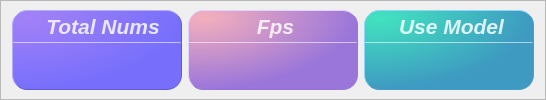
                <widget class="QFrame" name="QF_Group">
                 <property name="minimumSize">
                  <size>
                   <width>0</width>
                   <height>100</height>
                  </size>
                 </property>
                 <property name="maximumSize">
                  <size>
                   <width>16777215</width>
                   <height>100</height>
                  </size>
                 </property>
                 <property name="styleSheet">
                  <string notr="true">QFrame#QF_Group{
background-color: rgb(238, 242, 255);
border:2px solid rgb(255, 255, 255);
border-radius:15px;
}</string>
                 </property>
                 <property name="frameShape">
                  <enum>QFrame::StyledPanel</enum>
                 </property>
                 <property name="frameShadow">
                  <enum>QFrame::Raised</enum>
                 </property>
                 <layout class="QHBoxLayout" name="horizontalLayout_3">
                  <property name="topMargin">
                   <number>9</number>
                  </property>
                  <property name="bottomMargin">
                   <number>15</number>
                  </property>
                  <item>
                   <widget class="QFrame" name="Class_QF">
                    <property name="minimumSize">
                     <size>
                      <width>170</width>
                      <height>80</height>
                     </size>
                    </property>
                    <property name="maximumSize">
                     <size>
                      <width>170</width>
                      <height>80</height>
                     </size>
                    </property>
                    <property name="toolTipDuration">
                     <number>0</number>
                    </property>
                    <property name="styleSheet">
                     <string notr="true">QFrame#Class_QF{
color: rgb(255, 255, 255);
border-radius: 15px;
background-color: qradialgradient(cx:0, cy:0, radius:1, fx:0.1, fy:0.1, stop:0 rgb(162, 129, 247),  stop:1 rgb(119, 111, 252));
border: 1px outset rgb(98, 91, 213);
}
</string>
                    </property>
                    <property name="frameShape">
                     <enum>QFrame::StyledPanel</enum>
                    </property>
                    <property name="frameShadow">
                     <enum>QFrame::Raised</enum>
                    </property>
                    <layout class="QVBoxLayout" name="verticalLayout_7" stretch="0,2,1">
                     <property name="spacing">
                      <number>0</number>
                     </property>
                     <property name="leftMargin">
                      <number>0</number>
                     </property>
                     <property name="topMargin">
                      <number>0</number>
                     </property>
                     <property name="rightMargin">
                      <number>0</number>
                     </property>
                     <property name="bottomMargin">
                      <number>0</number>
                     </property>
                     <item>
                      <widget class="QFrame" name="Class_top">
                       <property name="styleSheet">
                        <string notr="true">border:none</string>
                       </property>
                       <property name="frameShape">
                        <enum>QFrame::StyledPanel</enum>
                       </property>
                       <property name="frameShadow">
                        <enum>QFrame::Raised</enum>
                       </property>
                       <layout class="QHBoxLayout" name="horizontalLayout_6">
                        <property name="spacing">
                         <number>0</number>
                        </property>
                        <property name="leftMargin">
                         <number>0</number>
                        </property>
                        <property name="topMargin">
                         <number>3</number>
                        </property>
                        <property name="rightMargin">
                         <number>0</number>
                        </property>
                        <property name="bottomMargin">
                         <number>3</number>
                        </property>
                        <item>
                         <widget class="QLabel" name="label_esti">
                          <property name="maximumSize">
                           <size>
                            <width>16777215</width>
                            <height>30</height>
                           </size>
                          </property>
                          <property name="font">
                           <font>
                            <family>Segoe UI</family>
                            <pointsize>16</pointsize>
                            <italic>true</italic>
                            <bold>true</bold>
                           </font>
                          </property>
                          <property name="styleSheet">
                           <string notr="true">color: rgba(255, 255, 255,210);
padding-left:12px;
font: 700 italic 16pt &quot;Segoe UI&quot;;</string>
                          </property>
                          <property name="text">
                           <string>Total Nums</string>
                          </property>
                          <property name="alignment">
                           <set>Qt::AlignCenter</set>
                          </property>
                          <property name="indent">
                           <number>0</number>
                          </property>
                         </widget>
                        </item>
                       </layout>
                      </widget>
                     </item>
                     <item>
                      <widget class="Line" name="line_2">
                       <property name="maximumSize">
                        <size>
                         <width>16777215</width>
                         <height>1</height>
                        </size>
                       </property>
                       <property name="styleSheet">
                        <string notr="true">background-color: rgba(255, 255, 255, 89);</string>
                       </property>
                       <property name="orientation">
                        <enum>Qt::Horizontal</enum>
                       </property>
                      </widget>
                     </item>
                     <item>
                      <widget class="QFrame" name="Class_bottom">
                       <property name="styleSheet">
                        <string notr="true">border:none</string>
                       </property>
                       <property name="frameShape">
                        <enum>QFrame::StyledPanel</enum>
                       </property>
                       <property name="frameShadow">
                        <enum>QFrame::Raised</enum>
                       </property>
                       <layout class="QVBoxLayout" name="verticalLayout_8">
                        <property name="spacing">
                         <number>0</number>
                        </property>
                        <property name="leftMargin">
                         <number>0</number>
                        </property>
                        <property name="topMargin">
                         <number>6</number>
                        </property>
                        <property name="rightMargin">
                         <number>0</number>
                        </property>
                        <property name="bottomMargin">
                         <number>6</number>
                        </property>
                        <item alignment="Qt::AlignTop">
                         <widget class="QLabel" name="label_estishow">
                          <property name="minimumSize">
                           <size>
                            <width>0</width>
                            <height>30</height>
                           </size>
                          </property>
                          <property name="maximumSize">
                           <size>
                            <width>16777215</width>
                            <height>30</height>
                           </size>
                          </property>
                          <property name="font">
                           <font>
                            <family>Microsoft YaHei UI</family>
                            <pointsize>17</pointsize>
                            <italic>false</italic>
                            <bold>false</bold>
                            <underline>false</underline>
                           </font>
                          </property>
                          <property name="styleSheet">
                           <string notr="true">color: rgb(255, 255, 255);
font: 17pt &quot;Microsoft YaHei UI&quot;;</string>
                          </property>
                          <property name="text">
                           <string/>
                          </property>
                          <property name="alignment">
                           <set>Qt::AlignCenter</set>
                          </property>
                         </widget>
                        </item>
                       </layout>
                      </widget>
                     </item>
                    </layout>
                   </widget>
                  </item>
                  <item>
                   <widget class="QFrame" name="Fps_QF">
                    <property name="minimumSize">
                     <size>
                      <width>170</width>
                      <height>80</height>
                     </size>
                    </property>
                    <property name="maximumSize">
                     <size>
                      <width>170</width>
                      <height>80</height>
                     </size>
                    </property>
                    <property name="toolTipDuration">
                     <number>0</number>
                    </property>
                    <property name="styleSheet">
                     <string notr="true">QFrame#Fps_QF{
color: rgb(255, 255, 255);
border-radius: 15px;
background-color: qradialgradient(cx:0, cy:0, radius:1, fx:0.1, fy:0.1, stop:0 rgb(243, 175, 189),  stop:1 rgb(155, 118, 218));
border: 1px outset rgb(153, 117, 219)
}
</string>
                    </property>
                    <property name="frameShape">
                     <enum>QFrame::StyledPanel</enum>
                    </property>
                    <property name="frameShadow">
                     <enum>QFrame::Raised</enum>
                    </property>
                    <layout class="QVBoxLayout" name="verticalLayout_11" stretch="0,2,1">
                     <property name="spacing">
                      <number>0</number>
                     </property>
                     <property name="leftMargin">
                      <number>0</number>
                     </property>
                     <property name="topMargin">
                      <number>0</number>
                     </property>
                     <property name="rightMargin">
                      <number>0</number>
                     </property>
                     <property name="bottomMargin">
                      <number>0</number>
                     </property>
                     <item>
                      <widget class="QFrame" name="Fps_top">
                       <property name="styleSheet">
                        <string notr="true">border:none</string>
                       </property>
                       <property name="frameShape">
                        <enum>QFrame::StyledPanel</enum>
                       </property>
                       <property name="frameShadow">
                        <enum>QFrame::Raised</enum>
                       </property>
                       <layout class="QHBoxLayout" name="horizontalLayout_8">
                        <property name="spacing">
                         <number>0</number>
                        </property>
                        <property name="leftMargin">
                         <number>0</number>
                        </property>
                        <property name="topMargin">
                         <number>3</number>
                        </property>
                        <property name="rightMargin">
                         <number>7</number>
                        </property>
                        <property name="bottomMargin">
                         <number>3</number>
                        </property>
                        <item>
                         <widget class="QLabel" name="label_fps">
                          <property name="maximumSize">
                           <size>
                            <width>16777215</width>
                            <height>30</height>
                           </size>
                          </property>
                          <property name="font">
                           <font>
                            <family>Segoe UI</family>
                            <pointsize>16</pointsize>
                            <italic>true</italic>
                            <bold>true</bold>
                           </font>
                          </property>
                          <property name="styleSheet">
                           <string notr="true">color: rgba(255, 255, 255,210);
padding-left:12px;
font: 700 italic 16pt &quot;Segoe UI&quot;;</string>
                          </property>
                          <property name="midLineWidth">
                           <number>-1</number>
                          </property>
                          <property name="text">
                           <string>Fps</string>
                          </property>
                          <property name="alignment">
                           <set>Qt::AlignCenter</set>
                          </property>
                          <property name="wordWrap">
                           <bool>false</bool>
                          </property>
                          <property name="indent">
                           <number>0</number>
                          </property>
                         </widget>
                        </item>
                       </layout>
                      </widget>
                     </item>
                     <item>
                      <widget class="Line" name="line_4">
                       <property name="maximumSize">
                        <size>
                         <width>16777215</width>
                         <height>1</height>
                        </size>
                       </property>
                       <property name="styleSheet">
                        <string notr="true">background-color: rgba(255, 255, 255, 89);</string>
                       </property>
                       <property name="orientation">
                        <enum>Qt::Horizontal</enum>
                       </property>
                      </widget>
                     </item>
                     <item>
                      <widget class="QFrame" name="Fps_bottom">
                       <property name="styleSheet">
                        <string notr="true">border:none</string>
                       </property>
                       <property name="frameShape">
                        <enum>QFrame::StyledPanel</enum>
                       </property>
                       <property name="frameShadow">
                        <enum>QFrame::Raised</enum>
                       </property>
                       <layout class="QVBoxLayout" name="verticalLayout_12">
                        <property name="spacing">
                         <number>0</number>
                        </property>
                        <property name="leftMargin">
                         <number>0</number>
                        </property>
                        <property name="topMargin">
                         <number>6</number>
                        </property>
                        <property name="rightMargin">
                         <number>0</number>
                        </property>
                        <property name="bottomMargin">
                         <number>6</number>
                        </property>
                        <item alignment="Qt::AlignTop">
                         <widget class="QLabel" name="label_fpsshow">
                          <property name="minimumSize">
                           <size>
                            <width>0</width>
                            <height>30</height>
                           </size>
                          </property>
                          <property name="maximumSize">
                           <size>
                            <width>16777215</width>
                            <height>30</height>
                           </size>
                          </property>
                          <property name="font">
                           <font>
                            <family>Microsoft YaHei UI</family>
                            <pointsize>17</pointsize>
                            <italic>false</italic>
                            <bold>false</bold>
                            <underline>false</underline>
                           </font>
                          </property>
                          <property name="styleSheet">
                           <string notr="true">color: rgb(255, 255, 255);
font: 17pt &quot;Microsoft YaHei UI&quot;;</string>
                          </property>
                          <property name="text">
                           <string/>
                          </property>
                          <property name="alignment">
                           <set>Qt::AlignCenter</set>
                          </property>
                         </widget>
                        </item>
                       </layout>
                      </widget>
                     </item>
                    </layout>
                   </widget>
                  </item>
                  <item>
                   <widget class="QFrame" name="Model_QF">
                    <property name="minimumSize">
                     <size>
                      <width>170</width>
                      <height>80</height>
                     </size>
                    </property>
                    <property name="maximumSize">
                     <size>
                      <width>170</width>
                      <height>80</height>
                     </size>
                    </property>
                    <property name="toolTipDuration">
                     <number>0</number>
                    </property>
                    <property name="styleSheet">
                     <string notr="true">QFrame#Model_QF{
color: rgb(255, 255, 255);
border-radius: 15px;
background-color: qradialgradient(cx:0, cy:0, radius:1, fx:0.1, fy:0.1, stop:0 rgb(66, 226, 192),  stop:1 rgb(62, 154, 193));
border: 1px outset rgb(72, 158, 204)
}
</string>
                    </property>
                    <property name="frameShape">
                     <enum>QFrame::StyledPanel</enum>
                    </property>
                    <property name="frameShadow">
                     <enum>QFrame::Raised</enum>
                    </property>
                    <layout class="QVBoxLayout" name="verticalLayout_13" stretch="0,2,1">
                     <property name="spacing">
                      <number>0</number>
                     </property>
                     <property name="leftMargin">
                      <number>0</number>
                     </property>
                     <property name="topMargin">
                      <number>0</number>
                     </property>
                     <property name="rightMargin">
                      <number>0</number>
                     </property>
                     <property name="bottomMargin">
                      <number>0</number>
                     </property>
                     <item>
                      <widget class="QFrame" name="Model_top">
                       <property name="styleSheet">
                        <string notr="true">border:none</string>
                       </property>
                       <property name="frameShape">
                        <enum>QFrame::StyledPanel</enum>
                       </property>
                       <property name="frameShadow">
                        <enum>QFrame::Raised</enum>
                       </property>
                       <layout class="QHBoxLayout" name="horizontalLayout_9">
                        <property name="spacing">
                         <number>0</number>
                        </property>
                        <property name="leftMargin">
                         <number>0</number>
                        </property>
                        <property name="topMargin">
                         <number>3</number>
                        </property>
                        <property name="rightMargin">
                         <number>7</number>
                        </property>
                        <property name="bottomMargin">
                         <number>3</number>
                        </property>
                        <item>
                         <widget class="QLabel" name="label_model">
                          <property name="maximumSize">
                           <size>
                            <width>16777215</width>
                            <height>30</height>
                           </size>
                          </property>
                          <property name="font">
                           <font>
                            <family>Segoe UI</family>
                            <pointsize>16</pointsize>
                            <italic>true</italic>
                            <bold>true</bold>
                           </font>
                          </property>
                          <property name="styleSheet">
                           <string notr="true">color: rgba(255, 255, 255,210);
padding-left:12px;
font: 700 italic 16pt &quot;Segoe UI&quot;;</string>
                          </property>
                          <property name="midLineWidth">
                           <number>-1</number>
                          </property>
                          <property name="text">
                           <string>Use Model</string>
                          </property>
                          <property name="alignment">
                           <set>Qt::AlignCenter</set>
                          </property>
                          <property name="wordWrap">
                           <bool>false</bool>
                          </property>
                          <property name="indent">
                           <number>0</number>
                          </property>
                         </widget>
                        </item>
                       </layout>
                      </widget>
                     </item>
                     <item>
                      <widget class="Line" name="line_5">
                       <property name="maximumSize">
                        <size>
                         <width>16777215</width>
                         <height>1</height>
                        </size>
                       </property>
                       <property name="styleSheet">
                        <string notr="true">background-color: rgba(255, 255, 255, 89);</string>
                       </property>
                       <property name="orientation">
                        <enum>Qt::Horizontal</enum>
                       </property>
                      </widget>
                     </item>
                     <item>
                      <widget class="QFrame" name="Model_bottom">
                       <property name="styleSheet">
                        <string notr="true">border:none</string>
                       </property>
                       <property name="frameShape">
                        <enum>QFrame::StyledPanel</enum>
                       </property>
                       <property name="frameShadow">
                        <enum>QFrame::Raised</enum>
                       </property>
                       <layout class="QVBoxLayout" name="verticalLayout_14">
                        <property name="spacing">
                         <number>0</number>
                        </property>
                        <property name="leftMargin">
                         <number>0</number>
                        </property>
                        <property name="topMargin">
                         <number>6</number>
                        </property>
                        <property name="rightMargin">
                         <number>0</number>
                        </property>
                        <property name="bottomMargin">
                         <number>6</number>
                        </property>
                        <item alignment="Qt::AlignTop">
                         <widget class="QLabel" name="label_modelshow">
                          <property name="minimumSize">
                           <size>
                            <width>0</width>
                            <height>30</height>
                           </size>
                          </property>
                          <property name="maximumSize">
                           <size>
                            <width>16777215</width>
                            <height>30</height>
                           </size>
                          </property>
                          <property name="font">
                           <font>
                            <family>Microsoft YaHei UI</family>
                            <pointsize>15</pointsize>
                            <italic>false</italic>
                            <bold>false</bold>
                            <underline>false</underline>
                           </font>
                          </property>
                          <property name="styleSheet">
                           <string notr="true">color: rgb(255, 255, 255);
font: 15pt &quot;Microsoft YaHei UI&quot;;
</string>
                          </property>
                          <property name="text">
                           <string/>
                          </property>
                          <property name="alignment">
                           <set>Qt::AlignCenter</set>
                          </property>
                         </widget>
                        </item>
                       </layout>
                      </widget>
                     </item>
                    </layout>
                   </widget>
                  </item>
                 </layout>
                </widget>
